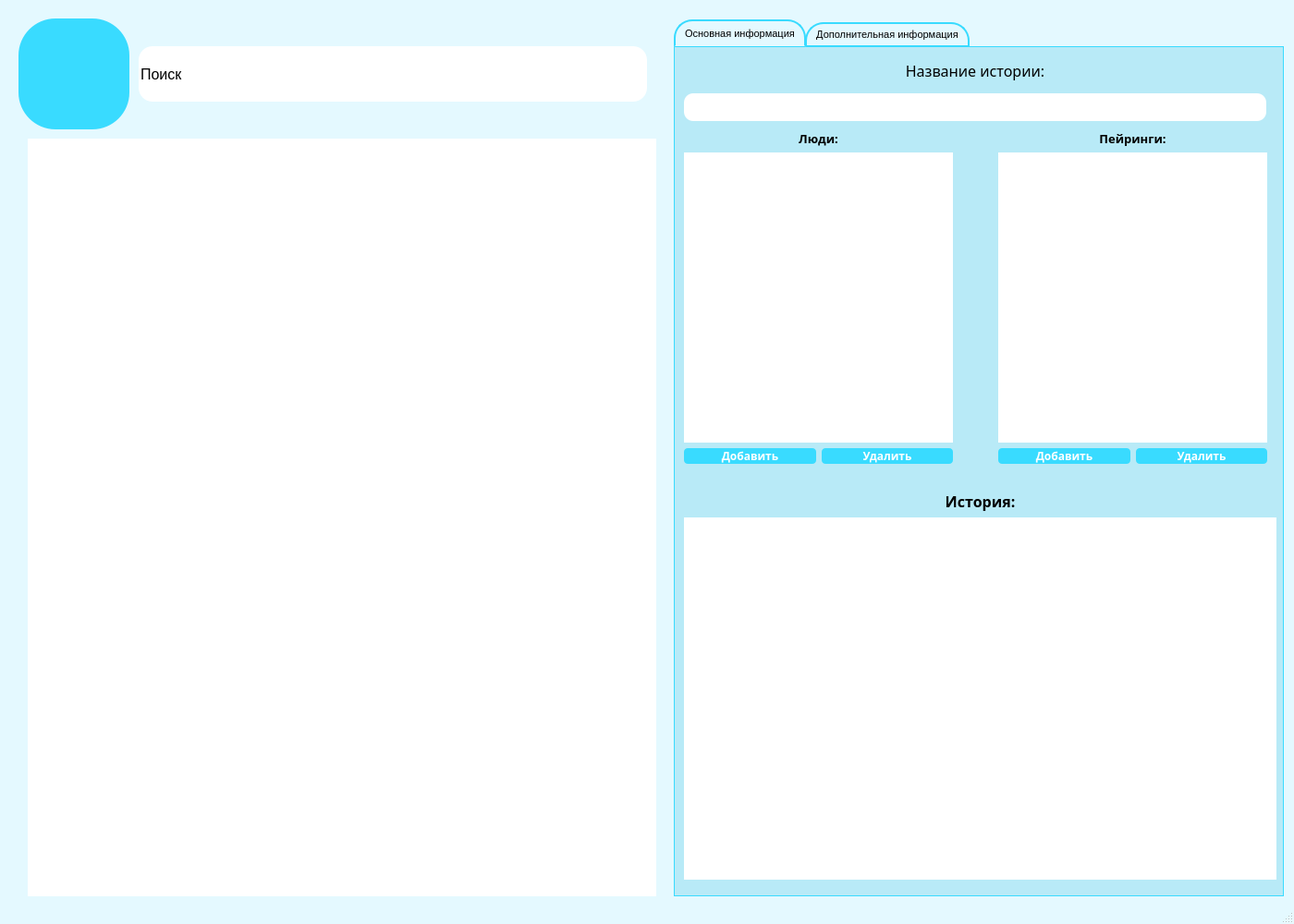
<?xml version="1.0" encoding="UTF-8"?>
<ui version="4.0">
 <class>MainWindow</class>
 <widget class="QMainWindow" name="MainWindow">
  <property name="geometry">
   <rect>
    <x>0</x>
    <y>0</y>
    <width>1400</width>
    <height>1000</height>
   </rect>
  </property>
  <property name="minimumSize">
   <size>
    <width>1400</width>
    <height>1000</height>
   </size>
  </property>
  <property name="maximumSize">
   <size>
    <width>1400</width>
    <height>1000</height>
   </size>
  </property>
  <property name="windowTitle">
   <string>Истории</string>
  </property>
  <property name="windowIcon">
   <iconset>
    <normaloff>../app_image/stories.png</normaloff>../app_image/stories.png</iconset>
  </property>
  <property name="styleSheet">
   <string notr="true">QMainWindow {
	background-color: rgb(228, 249, 255);
}
#pushButton, #pushButton_2, #pushButton_3 {
	border-radius: 40px;
	background-color: rgb(57, 219, 255);
	font: 87 14pt &quot;Arial Black&quot;;
	color: rgb(255, 255, 255);
}
#pushButton:hover, #pushButton_2:hover, #pushButton_3:hover {
	border-radius: 49px;
	background-color: rgb(52, 202, 232);
}
#pushButton:pressed, #pushButton_2:pressed {
	border-radius: 55px;
	background-color: rgb(48, 188, 216);
}
QLineEdit {
	border-radius: 15px;
	font: 12pt &quot;Arial&quot;;
}
QLineEdit:hover {
	border-radius: 20px;
	font: 75 12pt &quot;Arial&quot;;
	background-color: rgb(250, 250, 250);
}
QFrame {
	border: none;
}
QListWidget {
	border-color: rgb(34, 189, 255);
}
#pushButton_6, #pushButton_5 {
	border-radius: 30px;
}
#pushButton_6:hover, #pushButton_5:hover {
	border-radius: 35px;
}
#pushButton_6:pressed, #pushButton_5:pressed {
	border-radius: 40px;
}
#pushButton_7, #pushButton_7:hover:pressed {
	border-radius: 49px;
}
QDateEdit
{
    min-height:24px;
    max-height:24px;
    border-radius:4px;
    border:1px solid #cccccc;
}
QDateEdit:hover,.QDateEdit:focus
{
    border-radius:8px;
}
QTabBar::tab {
    border: 2px solid rgb(57, 219, 255);
    border-bottom-color: rgb(57, 219, 255);
    border-top-left-radius: 20px;
    border-top-right-radius: 20px;
    padding: 2px;	
}
QTabWidget::pane {
    border: 1px solid black;
	border-color: rgb(57, 219, 255);
	background-color: rgb(184, 234, 247);
}

QTabWidget::tab-bar:top {
    top: 1px;
}

QTabWidget::tab-bar:bottom {
    bottom: 1px;
}

QTabWidget::tab-bar:left {
    right: 1px;
}

QTabWidget::tab-bar:right {
    left: 1px;
}

QTabBar::tab:selected {
    background: rgb(228, 249, 255);
}

QTabBar::tab:!selected {
    background-color: rgb(228, 249, 255);
}

QTabBar::tab:top:!selected {
    margin-top: 3px;
}

QTabBar::tab:bottom:!selected {
    margin-bottom: 3px;
}

QTabBar::tab:top, QTabBar::tab:bottom {
    min-width: 8ex;
    margin-right: -1px;
    padding: 5px 10px 5px 10px;
    min-width: 76ex;
}

QTabBar::tab:top:selected {
    border-bottom-color: none;
}

QTabBar::tab:bottom:selected {
    border-top-color: none;
}

QTabBar::tab:top:last, QTabBar::tab:bottom:last,
QTabBar::tab:top:only-one, QTabBar::tab:bottom:only-one {
    margin-right: 0;
}

QTabBar::tab:left:!selected {
    margin-right: 3px;
}

QTabBar::tab:right:!selected {
    margin-left: 3px;
}

QTabBar::tab:left, QTabBar::tab:right {
    min-height: 8ex;
    margin-bottom: -1px;
    padding: 10px 5px 10px 5px;
}

QTabBar::tab:left:selected {
    border-left-color: none;
}

QTabBar::tab:right:selected {
    border-right-color: none;
}

QTabBar::tab:left:last, QTabBar::tab:right:last,
QTabBar::tab:left:only-one, QTabBar::tab:right:only-one {
    margin-bottom: 0;
}
#lineEdit_2 {
	border-radius: 10px;
}
#lineEdit_2:hover {
	border-radius: 15px;
}
#pushButton_3 {
	background-color: rgba(255, 0, 0, 200);
	font: 87 20pt &quot;Arial Black&quot;;
}
#pushButton_3:hover {
	background-color: rgb(255, 0, 0);
}
#pushButton_3:pressed {
	border-radius: 50px;
}
#pushButton_4, #pushButton_5, #pushButton_6, #pushButton_7, #pushButton_8 {
	border-radius: 4px;
	background-color: rgb(57, 219, 255);
	color: rgb(255, 255, 255);
}
#pushButton_4:hover, #pushButton_5:hover, #pushButton_6:hover, #pushButton_7:hover, #pushButton_8:hover {
	border-radius: 6px;
	background-color: rgb(52, 202, 232);
}
#pushButton_4:pressed, #pushButton_5:pressed, #pushButton_6:pressed, #pushButton_7:pressed, #pushButton_8:pressed {
	border-radius: 8px;
	background-color: rgb(48, 188, 216);
}</string>
  </property>
  <widget class="QWidget" name="centralwidget">
   <widget class="QPushButton" name="pushButton">
    <property name="geometry">
     <rect>
      <x>20</x>
      <y>20</y>
      <width>120</width>
      <height>120</height>
     </rect>
    </property>
    <property name="whatsThis">
     <string>&lt;html&gt;&lt;head/&gt;&lt;body&gt;&lt;p align=&quot;center&quot;&gt;Добавить личное сообщение&lt;/p&gt;&lt;/body&gt;&lt;/html&gt;</string>
    </property>
    <property name="text">
     <string/>
    </property>
    <property name="icon">
     <iconset>
      <normaloff>../app_image/Плюс.png</normaloff>../app_image/Плюс.png</iconset>
    </property>
    <property name="iconSize">
     <size>
      <width>110</width>
      <height>110</height>
     </size>
    </property>
   </widget>
   <widget class="QLineEdit" name="lineEdit">
    <property name="geometry">
     <rect>
      <x>150</x>
      <y>50</y>
      <width>550</width>
      <height>60</height>
     </rect>
    </property>
    <property name="font">
     <font>
      <family>Arial</family>
      <pointsize>12</pointsize>
      <weight>50</weight>
      <italic>false</italic>
      <bold>false</bold>
     </font>
    </property>
    <property name="text">
     <string>Поиск</string>
    </property>
   </widget>
   <widget class="QListWidget" name="listWidget">
    <property name="geometry">
     <rect>
      <x>30</x>
      <y>150</y>
      <width>680</width>
      <height>820</height>
     </rect>
    </property>
   </widget>
   <widget class="QTabWidget" name="tabWidget">
    <property name="geometry">
     <rect>
      <x>729</x>
      <y>20</y>
      <width>660</width>
      <height>950</height>
     </rect>
    </property>
    <property name="font">
     <font>
      <pointsize>8</pointsize>
     </font>
    </property>
    <property name="styleSheet">
     <string notr="true"/>
    </property>
    <property name="tabPosition">
     <enum>QTabWidget::North</enum>
    </property>
    <property name="currentIndex">
     <number>0</number>
    </property>
    <widget class="QWidget" name="tab">
     <attribute name="title">
      <string>Основная информация</string>
     </attribute>
     <widget class="QLabel" name="label">
      <property name="geometry">
       <rect>
        <x>10</x>
        <y>10</y>
        <width>630</width>
        <height>30</height>
       </rect>
      </property>
      <property name="font">
       <font>
        <family>Arial Black</family>
        <pointsize>12</pointsize>
        <weight>50</weight>
        <bold>false</bold>
       </font>
      </property>
      <property name="text">
       <string>Название истории:</string>
      </property>
      <property name="scaledContents">
       <bool>false</bool>
      </property>
      <property name="alignment">
       <set>Qt::AlignCenter</set>
      </property>
     </widget>
     <widget class="QLineEdit" name="lineEdit_2">
      <property name="geometry">
       <rect>
        <x>10</x>
        <y>50</y>
        <width>630</width>
        <height>30</height>
       </rect>
      </property>
      <property name="font">
       <font>
        <family>Arial</family>
        <pointsize>12</pointsize>
        <weight>50</weight>
        <italic>false</italic>
        <bold>false</bold>
       </font>
      </property>
     </widget>
     <widget class="QWidget" name="verticalLayoutWidget_2">
      <property name="geometry">
       <rect>
        <x>10</x>
        <y>480</y>
        <width>641</width>
        <height>421</height>
       </rect>
      </property>
      <layout class="QVBoxLayout" name="verticalLayout_2">
       <item>
        <widget class="QLabel" name="label_2">
         <property name="font">
          <font>
           <family>Arial Black</family>
           <pointsize>12</pointsize>
           <weight>75</weight>
           <bold>true</bold>
          </font>
         </property>
         <property name="text">
          <string>История:</string>
         </property>
         <property name="alignment">
          <set>Qt::AlignCenter</set>
         </property>
        </widget>
       </item>
       <item>
        <widget class="QTextEdit" name="textEdit">
         <property name="font">
          <font>
           <family>Arial</family>
           <pointsize>11</pointsize>
          </font>
         </property>
         <property name="html">
          <string>&lt;!DOCTYPE HTML PUBLIC &quot;-//W3C//DTD HTML 4.0//EN&quot; &quot;http://www.w3.org/TR/REC-html40/strict.dtd&quot;&gt;
&lt;html&gt;&lt;head&gt;&lt;meta name=&quot;qrichtext&quot; content=&quot;1&quot; /&gt;&lt;style type=&quot;text/css&quot;&gt;
p, li { white-space: pre-wrap; }
&lt;/style&gt;&lt;/head&gt;&lt;body style=&quot; font-family:'Arial'; font-size:11pt; font-weight:400; font-style:normal;&quot;&gt;
&lt;p align=&quot;justify&quot; style=&quot;-qt-paragraph-type:empty; margin-top:0px; margin-bottom:0px; margin-left:0px; margin-right:0px; -qt-block-indent:0; text-indent:0px; font-family:'MS Shell Dlg 2'; font-size:8pt;&quot;&gt;&lt;br /&gt;&lt;/p&gt;&lt;/body&gt;&lt;/html&gt;</string>
         </property>
        </widget>
       </item>
      </layout>
     </widget>
     <widget class="QWidget" name="verticalLayoutWidget_4">
      <property name="geometry">
       <rect>
        <x>10</x>
        <y>90</y>
        <width>291</width>
        <height>361</height>
       </rect>
      </property>
      <layout class="QVBoxLayout" name="verticalLayout_4">
       <item>
        <widget class="QLabel" name="label_8">
         <property name="font">
          <font>
           <family>Arial Black</family>
           <pointsize>10</pointsize>
           <weight>75</weight>
           <bold>true</bold>
          </font>
         </property>
         <property name="text">
          <string>Люди:</string>
         </property>
         <property name="alignment">
          <set>Qt::AlignCenter</set>
         </property>
        </widget>
       </item>
       <item>
        <widget class="QListWidget" name="listWidget_7"/>
       </item>
       <item>
        <layout class="QHBoxLayout" name="horizontalLayout_3">
         <item>
          <widget class="QPushButton" name="pushButton_5">
           <property name="font">
            <font>
             <family>Arial Black</family>
             <pointsize>9</pointsize>
             <weight>75</weight>
             <bold>true</bold>
            </font>
           </property>
           <property name="text">
            <string>Добавить</string>
           </property>
          </widget>
         </item>
         <item>
          <widget class="QPushButton" name="pushButton_4">
           <property name="font">
            <font>
             <family>Arial Black</family>
             <pointsize>9</pointsize>
             <weight>75</weight>
             <bold>true</bold>
            </font>
           </property>
           <property name="text">
            <string>Удалить</string>
           </property>
          </widget>
         </item>
        </layout>
       </item>
      </layout>
     </widget>
     <widget class="QWidget" name="verticalLayoutWidget_5">
      <property name="geometry">
       <rect>
        <x>350</x>
        <y>90</y>
        <width>291</width>
        <height>361</height>
       </rect>
      </property>
      <layout class="QVBoxLayout" name="verticalLayout_9">
       <item>
        <widget class="QLabel" name="label_13">
         <property name="font">
          <font>
           <family>Arial Black</family>
           <pointsize>10</pointsize>
           <weight>75</weight>
           <bold>true</bold>
          </font>
         </property>
         <property name="text">
          <string>Пейринги:</string>
         </property>
         <property name="alignment">
          <set>Qt::AlignCenter</set>
         </property>
        </widget>
       </item>
       <item>
        <widget class="QListWidget" name="listWidget_8"/>
       </item>
       <item>
        <layout class="QHBoxLayout" name="horizontalLayout_4">
         <item>
          <widget class="QPushButton" name="pushButton_6">
           <property name="font">
            <font>
             <family>Arial Black</family>
             <pointsize>9</pointsize>
             <weight>75</weight>
             <bold>true</bold>
            </font>
           </property>
           <property name="text">
            <string>Добавить</string>
           </property>
          </widget>
         </item>
         <item>
          <widget class="QPushButton" name="pushButton_7">
           <property name="font">
            <font>
             <family>Arial Black</family>
             <pointsize>9</pointsize>
             <weight>75</weight>
             <bold>true</bold>
            </font>
           </property>
           <property name="text">
            <string>Удалить</string>
           </property>
          </widget>
         </item>
        </layout>
       </item>
      </layout>
     </widget>
    </widget>
    <widget class="QWidget" name="tab_2">
     <attribute name="title">
      <string>Дополнительная информация</string>
     </attribute>
     <widget class="QWidget" name="verticalLayoutWidget_3">
      <property name="geometry">
       <rect>
        <x>10</x>
        <y>20</y>
        <width>641</width>
        <height>71</height>
       </rect>
      </property>
      <layout class="QVBoxLayout" name="verticalLayout_3">
       <item>
        <widget class="QLabel" name="label_3">
         <property name="font">
          <font>
           <family>Arial Black</family>
           <pointsize>10</pointsize>
          </font>
         </property>
         <property name="text">
          <string>Дата истории (создания):</string>
         </property>
         <property name="alignment">
          <set>Qt::AlignCenter</set>
         </property>
        </widget>
       </item>
       <item>
        <widget class="QDateEdit" name="dateEdit">
         <property name="font">
          <font>
           <family>Arial</family>
           <pointsize>9</pointsize>
           <weight>75</weight>
           <bold>true</bold>
          </font>
         </property>
         <property name="buttonSymbols">
          <enum>QAbstractSpinBox::NoButtons</enum>
         </property>
         <property name="calendarPopup">
          <bool>true</bool>
         </property>
        </widget>
       </item>
      </layout>
     </widget>
     <widget class="QWidget" name="horizontalLayoutWidget">
      <property name="geometry">
       <rect>
        <x>10</x>
        <y>90</y>
        <width>641</width>
        <height>81</height>
       </rect>
      </property>
      <layout class="QHBoxLayout" name="horizontalLayout">
       <item>
        <widget class="QLabel" name="label_6">
         <property name="font">
          <font>
           <family>Arial Black</family>
           <pointsize>14</pointsize>
           <weight>75</weight>
           <bold>true</bold>
          </font>
         </property>
         <property name="text">
          <string>DataBase ID:</string>
         </property>
         <property name="alignment">
          <set>Qt::AlignLeading|Qt::AlignLeft|Qt::AlignVCenter</set>
         </property>
        </widget>
       </item>
       <item>
        <widget class="QLabel" name="label_7">
         <property name="font">
          <font>
           <family>Arial Black</family>
           <pointsize>14</pointsize>
           <weight>75</weight>
           <bold>true</bold>
          </font>
         </property>
         <property name="text">
          <string/>
         </property>
         <property name="alignment">
          <set>Qt::AlignCenter</set>
         </property>
        </widget>
       </item>
      </layout>
     </widget>
     <widget class="QPushButton" name="pushButton_3">
      <property name="geometry">
       <rect>
        <x>10</x>
        <y>800</y>
        <width>630</width>
        <height>101</height>
       </rect>
      </property>
      <property name="font">
       <font>
        <family>Arial Black</family>
        <pointsize>20</pointsize>
        <weight>10</weight>
        <italic>false</italic>
        <bold>false</bold>
       </font>
      </property>
      <property name="text">
       <string>Удалить</string>
      </property>
     </widget>
     <widget class="QWidget" name="verticalLayoutWidget_6">
      <property name="geometry">
       <rect>
        <x>10</x>
        <y>180</y>
        <width>641</width>
        <height>601</height>
       </rect>
      </property>
      <layout class="QVBoxLayout" name="verticalLayout_5">
       <property name="bottomMargin">
        <number>6</number>
       </property>
       <item>
        <widget class="QLabel" name="label_9">
         <property name="font">
          <font>
           <family>Arial Black</family>
           <pointsize>10</pointsize>
           <weight>75</weight>
           <bold>true</bold>
          </font>
         </property>
         <property name="text">
          <string>Файлы:</string>
         </property>
         <property name="alignment">
          <set>Qt::AlignCenter</set>
         </property>
        </widget>
       </item>
       <item>
        <widget class="QListWidget" name="listWidget_9"/>
       </item>
       <item>
        <layout class="QHBoxLayout" name="horizontalLayout_5" stretch="0">
         <property name="topMargin">
          <number>7</number>
         </property>
         <item>
          <widget class="QPushButton" name="pushButton_8">
           <property name="font">
            <font>
             <family>Arial Black</family>
             <pointsize>9</pointsize>
             <weight>75</weight>
             <bold>true</bold>
            </font>
           </property>
           <property name="text">
            <string>Добавить</string>
           </property>
          </widget>
         </item>
        </layout>
       </item>
      </layout>
     </widget>
    </widget>
   </widget>
  </widget>
  <widget class="QStatusBar" name="statusbar"/>
 </widget>
 <resources/>
 <connections/>
</ui>
